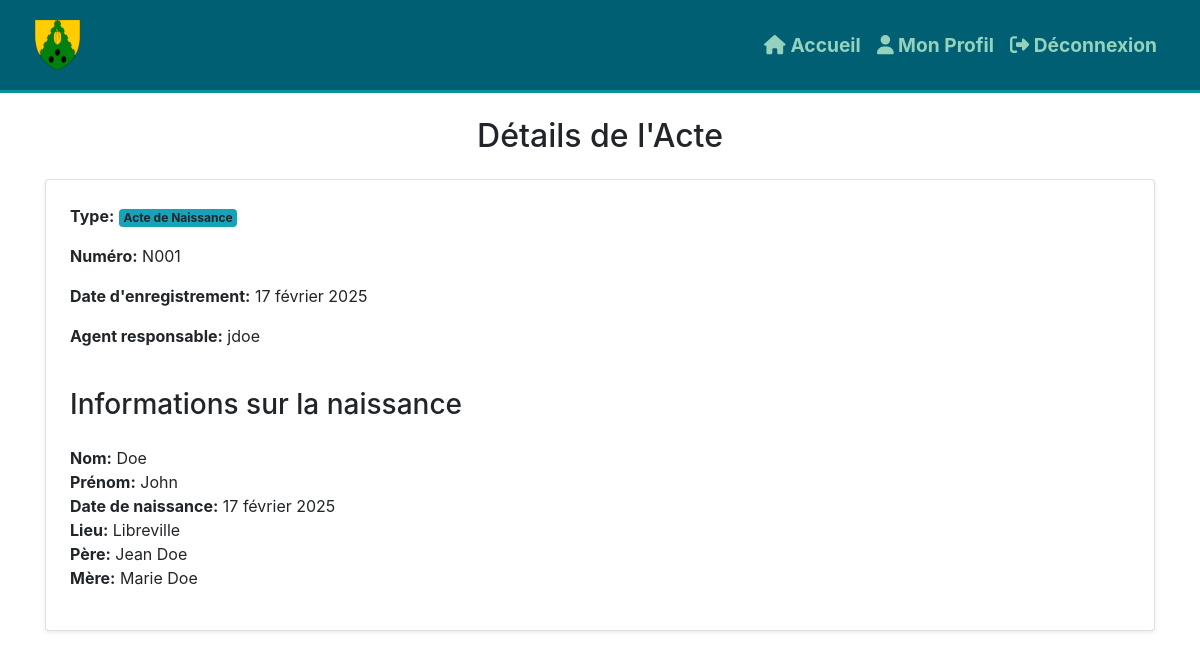
/acte/1/ (signed in), run on the app's committed database.
### etat_civil/models.py (models this page shows, shortened)
class ActeEtatCivil(models.Model):
    TYPE_ACTE_CHOICES = [
        ('naissance', 'Acte de Naissance'),
        ('mariage', 'Acte de Mariage'),
        ('deces', 'Acte de Décès'),
    ]
    type_acte = models.CharField(max_length=10, choices=TYPE_ACTE_CHOICES)
    numero_acte = models.CharField(max_length=50, unique=True)
    date_enregistrement = models.DateField(auto_now_add=True)
    agent_responsable = models.ForeignKey(AgentMunicipal, on_delete=models.SET_NULL, null=True)
    document_pdf = models.FileField(upload_to='actes/', blank=True, null=True)  # Stockage du PDF

class AgentMunicipal(AbstractUser):
    matricule = models.CharField(max_length=20, unique=True)
    fonction = models.CharField(max_length=100)
    groups = models.ManyToManyField(
        Group,
        related_name='agentmunicipal_set',  #  nom unique
        blank=True,
    )
    user_permissions = models.ManyToManyField(
        Permission,
        related_name='agentmunicipal_permissions',  #  nom unique
        blank=True,
    )

class ActeNaissance(models.Model):
    acte = models.OneToOneField(ActeEtatCivil, on_delete=models.CASCADE)
    nom = models.CharField(max_length=100)
    prenom = models.CharField(max_length=100)
    date_naissance = models.DateField()
    lieu_naissance = models.CharField(max_length=150)
    nom_pere = models.CharField(max_length=100, blank=True, null=True)
    nom_mere = models.CharField(max_length=100, blank=True, null=True)

### etat_civil/views.py (the view)
# urls.py: path('acte/<int:acte_id>/', views.detail_acte, name='detail_acte'),
@login_required
def detail_acte(request, acte_id):
    acte = get_object_or_404(ActeEtatCivil, id=acte_id)
    if acte.type_acte == "naissance":
        details = get_object_or_404(ActeNaissance, acte=acte)
    elif acte.type_acte == "mariage":
        details = get_object_or_404(ActeMariage, acte=acte)
    elif acte.type_acte == "deces":
        details = get_object_or_404(ActeDeces, acte=acte)
    else:
        details = None
    return render(request, "actes/detail.html", {"acte": acte, "details": details})

### etat_civil/templates/actes/detail.html (shortened to what this page needs)
{% extends "base.html" %}
{% block content %}
<div class="container">
    <h2 class="text-center my-4">Détails de l'Acte</h2>
    <div class="card p-4 shadow-sm">
        <p><strong>Type:</strong> <span class="badge bg-info">{{ acte.get_type_acte_display }}</span></p>
        <p><strong>Numéro:</strong> {{ acte.numero_acte }}</p>
        <p><strong>Date d'enregistrement:</strong> {{ acte.date_enregistrement }}</p>
        <p><strong>Agent responsable:</strong> {{ acte.agent_responsable.username }}</p>
        {% if details %}
            {% if acte.type_acte == "naissance" %}
                <h3 class="my-4">Informations sur la naissance</h3>
                <ul class="list-unstyled">
                    <li><strong>Nom:</strong> {{ details.nom }}</li>
                    <li><strong>Prénom:</strong> {{ details.prenom }}</li>
                    <li><strong>Date de naissance:</strong> {{ details.date_naissance }}</li>
                    <li><strong>Lieu:</strong> {{ details.lieu_naissance }}</li>
                    <li><strong>Père:</strong> {{ details.nom_pere }}</li>
                    <li><strong>Mère:</strong> {{ details.nom_mere }}</li>
                </ul>
            {% endif %}
        {% endif %}
    </div>
</div>
{% endblock %}

### etat_civil/templates/base.html (shortened to what this page needs)
{% load static %}
<!DOCTYPE html>
<html lang="fr">
<head>
    <link rel="stylesheet" href="https://stackpath.bootstrapcdn.com/bootstrap/4.5.2/css/bootstrap.min.css">
</head>
<body>
    <nav class="navbar navbar-expand-lg" style="background-color: #005f73; padding: 20px; border-bottom: 3px solid #0a9396;">
        <div class="container-fluid d-flex align-items-center">
            <img src="{% static 'images/btm.svg' %}" alt="logo" class="navbar-logo img-fluid" />
            <div class="collapse navbar-collapse justify-content-end" id="navbarNav">
                <ul class="navbar-nav">
                    <li class="nav-item">
                        <a class="nav-link" href="{% url 'dashboard' %}"
                           style="color: #94d2bd; font-size: 1.2rem; font-weight: bold; transition: color 0.3s;">
                            <i class="fas fa-home"></i> Accueil
                        </a>
                    </li>
                    <li class="nav-item">
                        <a class="nav-link" href="{% url 'agent_profil' request.user.id %}"
                           style="color: #94d2bd; font-size: 1.2rem; font-weight: bold; transition: color 0.3s;">
                            <i class="fas fa-user"></i> Mon Profil
                        </a>
                    </li>
                    <li class="nav-item">
                        <a class="nav-link" href="{% url 'logout' %}"
                           style="color: #94d2bd; font-size: 1.2rem; font-weight: bold; transition: color 0.3s;">
                            <i class="fas fa-sign-out-alt"></i> Déconnexion
                        </a>
                    </li>
                </ul>
            </div>
        </div>
    </nav>
    <main>
        {% block content %}{% endblock %}
    </main>
</body>
</html>

### etat_civil/templates/base.html (style rules this page uses)
.navbar-logo { max-height: 50px; margin-right: 15px; }

### data on the page
ActeEtatCivil: type_acte "Acte de Naissance", numero_acte "N001", date_enregistrement "17 février 2025", agent_responsable.username "jdoe"
ActeNaissance: nom "Doe", prenom "John", date_naissance "17 février 2025", lieu_naissance "Libreville", nom_pere "Jean Doe", nom_mere "Marie Doe"
